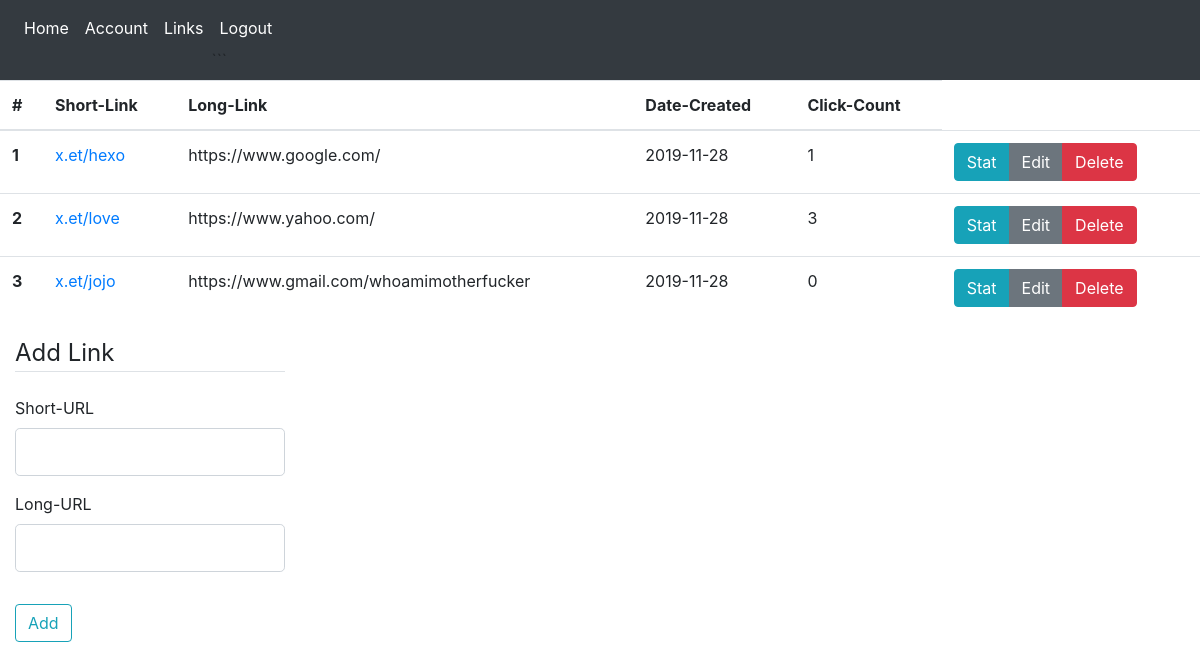
The page /links (signed in) on the database its author committed.
### short/models.py (models this page shows, shortened)
class Link(db.Model):
    id = db.Column(db.Integer, primary_key=True)
    short_link = db.Column(db.String(100), unique=True, nullable=False)
    long_link = db.Column(db.String(100), nullable=False)
    count = db.Column(db.Integer, nullable=False, default=0)
    date_created = db.Column(db.DateTime, nullable=False, default=datetime.utcnow)
    date_destroyed = db.Column(db.DateTime, nullable=True)
    user_id = db.Column(db.Integer, db.ForeignKey('user.id'), nullable=False)
    clicks = db.relationship('Click',backref='stat',lazy=True)

### short/routes.py (the view)
@app.route('/links',methods=["GET","POST"])
@login_required
def links():
    form = AddLinkForm()
    if form.validate_on_submit():
        link = Link(short_link=form.short_link.data, long_link=form.long_link.data,user_id=current_user.id)
        db.session.add(link)
        db.session.commit()
        flash("Link created successfully!",'success')
        return redirect(url_for('links'))
    return render_template('links.html',user=current_user,title='Links',form=form)

### short/forms.py (shortened to what this page needs)
class AddLinkForm(FlaskForm):
    short_link = StringField("Short-URL",validators=[DataRequired(),Length(min=2,max=50)])
    long_link = StringField("Long-URL",validators=[DataRequired(),Length(min=2,max=200), URL()])
    submit = SubmitField('Add')

### short/models.py (called while the page is built)
@login_manager.user_loader
def load_user(user_id):
    return User.query.get(int(user_id))

### short/templates/links.html (shortened to what this page needs)
{% extends "layout.html" %}
        {% block content %}
        <table class="table table-hover">
          <thead>
            <tr>
              <th scope="col">#</th>
              <th scope="col">Short-Link</th>
              <th scope="col">Long-Link</th>
              <th scope="col">Date-Created</th>
              <th scope="col">Click-Count</th>
            </tr>
          </thead>
          <tbody>
              {% for link in user.links %}
            <tr>
              <th scope="row">{{ loop.index }}</th>
              <td><a href="#">{{ link.short_link }}</a></td>
              <td>{{ link.long_link }}</td>
              <td>{{ link.date_created.strftime('%Y-%m-%d') }}</td>
              <td>{{ link.clicks|length }}</td>
              <td>
                  <div class="btn-group" role="group" aria-label="Basic example">
                      <a href="#" class="btn btn-info">Stat</a>
                      <a href="#" class="btn btn-secondary">Edit</a>
                      <a href="#" class="btn btn-danger">Delete</a>
                  </div>
              </td>
            </tr>
            {% endfor %}
          </tbody>
        </table>
<div class="content-section col-3">
    <form method="POST" action="">
        <fieldset class="form-group">
            <legend class="border-bottom mb-4">Add Link</legend>
            <div class="form-group">
                {{ form.short_link.label(class="form-control-label") }}
                {% if form.short_link.errors %}
                    {{ form.short_link(class="form-control form-control-lg is-invalid") }}
                    <div class="invalid-feedback">
                        {% for error in form.short_link.errors %}
                            <span>{{ error }}</span>
                        {% endfor %}
                    </div>
                {% else %}
                    {{ form.short_link(class="form-control form-control-lg") }}
                {% endif %}
            </div>
            <div class="form-group">
                {{ form.long_link.label(class="form-control-label") }}
                {% if form.long_link.errors %}
                    {{ form.long_link(class="form-control form-control-lg is-invalid") }}
                    <div class="invalid-feedback">
                        {% for error in form.long_link.errors %}
                            <span>{{ error }}</span>
                        {% endfor %}
                    </div>
                {% else %}
                    {{ form.long_link(class="form-control form-control-lg") }}
                {% endif %}
            </div>
        </fieldset>
        <div class="form-group">
            {{ form.submit(class="btn btn-outline-info") }}
        </div>
    </form>
</div>
      {% endblock content %}

### short/templates/layout.html (shortened to what this page needs)
<!doctype html>
<html lang="en">
  <head>
    <link rel="stylesheet" href="https://stackpath.bootstrapcdn.com/bootstrap/4.3.1/css/bootstrap.min.css">
  </head>
  <body>
    <nav class="navbar navbar-expand-lg sticky-top navbar-dark bg-dark" >
        <div class="collapse navbar-collapse" id="navbarSupportedContent">
                <ul class="navbar-nav mr-auto">
                  <li class="nav-item active">
                    <a class="nav-link" href="/">Home <span class="sr-only">(current)</span></a>
                  </li>
                  {% if current_user.is_authenticated %}
                  <li class="nav-item active">
                        <a class="nav-link" href="/account">Account <span class="sr-only">(current)</span></a>
                  </li>
                  <li class="nav-item active">
                        <a class="nav-link" href="/links">Links <span class="sr-only">(current)</span></a>
                  </li>
                  <li class="nav-item active">
                    <a class="nav-link" href="/logout">Logout <span class="sr-only">(current)</span></a>
```              </li>
                  {% endif %}
                </ul>
        </div>
    </nav>
        {% block content %}
        {% endblock %}
  </body>
</html>

### rows shown on the page
Link: short_link "x.et/hexo", long_link "https://www.google.com/", date_created "2019-11-28", clicks|length "1"
Link: short_link "x.et/love", long_link "https://www.yahoo.com/", date_created "2019-11-28", clicks|length "3"
Link: short_link "x.et/jojo", long_link "https://www.gmail.com/whoamimotherfucker", date_created "2019-11-28", clicks|length "0"
